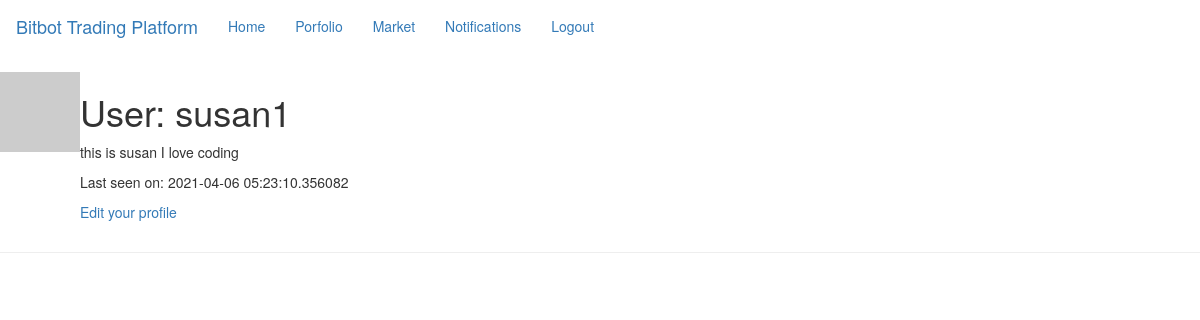
Before: /user/susan1 (signed in) with the older database file.
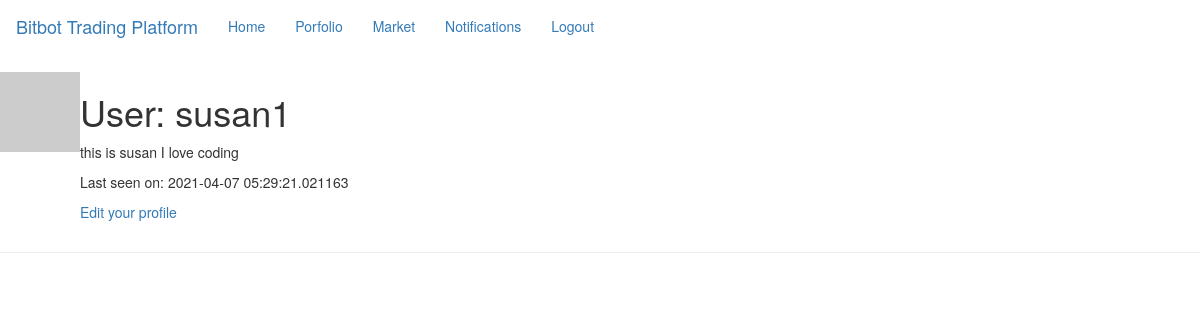
After: the same page with the newer database file.
### flaskr/models.py (models this page shows, shortened)
class User(UserMixin, db.Model):
    id = db.Column(db.Integer, primary_key=True)
    username = db.Column(db.String(64), index=True, unique=True)
    email = db.Column(db.String(120), index=True, unique=True)
    password_hash = db.Column(db.String(128))
    about_me = db.Column(db.String(140))
    last_seen = db.Column(db.DateTime, default=datetime.utcnow)
    def avatar(self, size):
        digest = md5(self.email.lower().encode('utf-8')).hexdigest()
        return 'https://www.gravatar.com/avatar/{}?d=identicon&s={}'.format(
            digest, size)

### flaskr/routes.py (the view)
@app.route('/user/<username>')
@login_required
def user(username):
    user = User.query.filter_by(username=username).first_or_404()
    posts = [
        {'author': user, 'body': 'Test post #1'},
        {'author': user, 'body': 'Test post #2'}
    ]
    return render_template('user.html', user=user, posts=posts)

### flaskr/models.py (called while the page is built)
@login.user_loader
def load_user(id):
    return User.query.get(int(id))

### flaskr/routes.py (called while the page is built)
@app.before_request
def before_request():
    if current_user.is_authenticated:
        current_user.last_seen = datetime.utcnow()
        db.session.commit()

### flaskr/templates/user.html
{% extends "base.html" %}
{% block content %}
    <table>
        <tr valign="top">
            <td><img src="{{ user.avatar(128) }}"></td>
            <td>
                <h1>User: {{ user.username }}</h1>
                {% if user.about_me %}<p>{{ user.about_me }}</p>{% endif %}
                {% if user.last_seen %}<p>Last seen on: {{ user.last_seen }}</p>{% endif %}
                {% if user == current_user %}
                <p><a href="{{ url_for('edit_profile') }}">Edit your profile</a></p>
                {% endif %}
            </td>
        </tr>
    </table>
    <hr>
{% endblock %}

### flaskr/templates/base.html (shortened to what this page needs)
{% extends 'bootstrap/base.html' %}
{% block navbar %}
    <nav class="navbar navbar-expand-lg navbar-light bg-light">
        <div class="container-fluid">
            <a class="navbar-brand" href="{{ url_for('index') }}">Bitbot Trading Platform</a>
            <ul class="nav navbar-nav">
                <li><a href="{{ url_for('index') }}">Home</a></li>
                {% if current_user.is_anonymous %}
                <li><a href="{{ url_for('login') }}">Login</a></li>
                {% else %}
                <li><a href="{{ url_for('user', username=current_user.username) }}">Porfolio</a></li>
                <li><a href="{{ url_for('logout') }}">Market</a></li>
                <li><a href="{{ url_for('logout') }}">Notifications</a></li>
                <li><a href="{{ url_for('logout') }}">Logout</a></li>
                {% endif %}
            </ul>
        </div>
    </nav>
{% endblock %}

Changed rows visible on the page:
changed User "susan1": last_seen "2021-04-06 05:23:10.356082" → "2021-04-07 05:29:21.021163"
